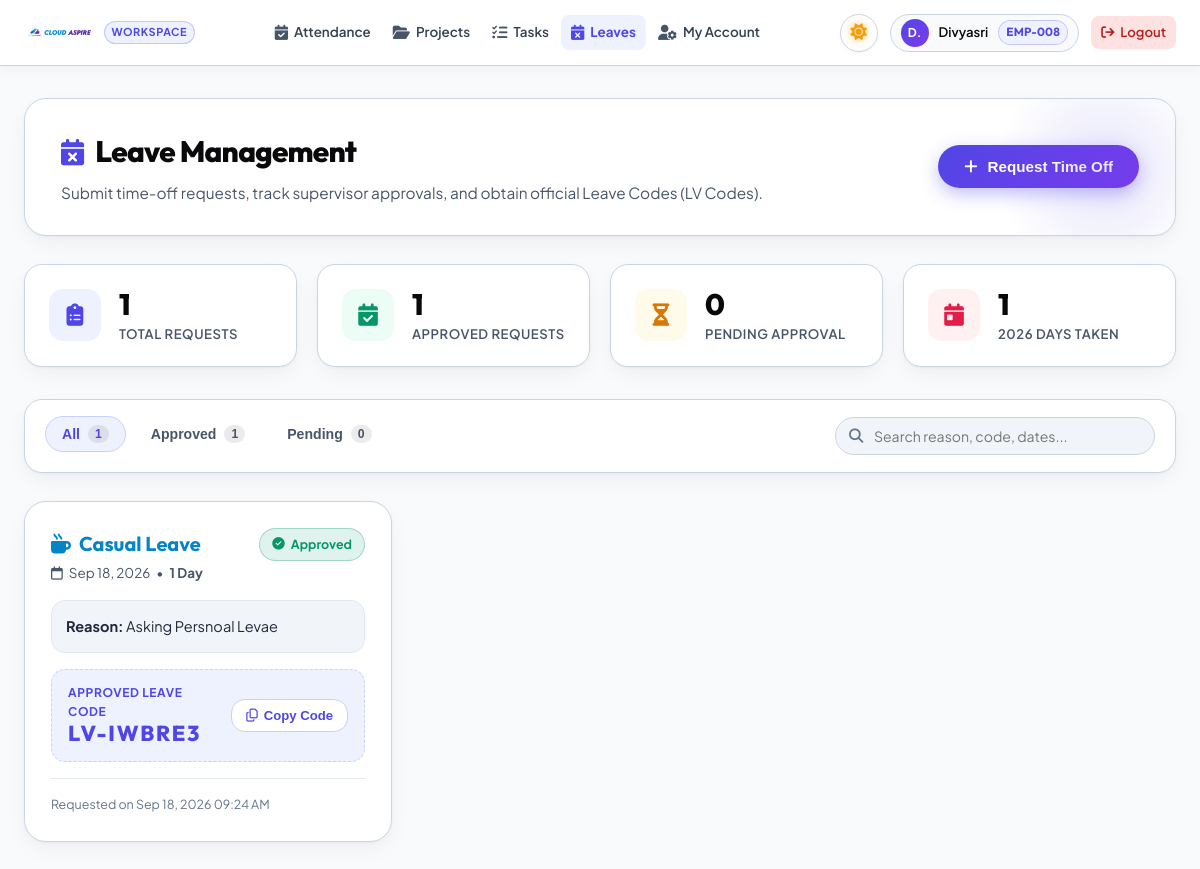
The page /employee_leave.php (signed in) on the database its author committed.
### tables this page shows
CREATE TABLE `site_settings` (
  `id` int(11) NOT NULL AUTO_INCREMENT,
  `site_name` varchar(120) NOT NULL,
  `tagline` varchar(255) DEFAULT NULL,
  `brand_color` varchar(20) DEFAULT '#4f46e5',
  `support_email` varchar(255) DEFAULT NULL,
  `support_phone` varchar(50) DEFAULT NULL,
  `logo` varchar(255) DEFAULT NULL,
  `favicon` varchar(255) DEFAULT NULL,
  `smtp_host` varchar(255) DEFAULT NULL,
  `smtp_port` smallint(5) unsigned NOT NULL DEFAULT 587,
  `smtp_encryption` varchar(10) NOT NULL DEFAULT 'tls',
  `smtp_username` varchar(255) DEFAULT NULL,
  `smtp_password` text DEFAULT NULL,
  `smtp_from_email` varchar(255) DEFAULT NULL,
  `smtp_from_name` varchar(120) DEFAULT NULL,
  `is_active` tinyint(1) NOT NULL DEFAULT 1,
  `created_at` timestamp NOT NULL DEFAULT current_timestamp(),
  `updated_at` timestamp NOT NULL DEFAULT current_timestamp() ON UPDATE current_timestamp(),
  `office_name` varchar(150) NOT NULL DEFAULT 'Cloud Aspire Headquarters',
  `office_address` varchar(255) DEFAULT NULL,
  `office_latitude` decimal(10,8) DEFAULT 11.94160000,
  `office_longitude` decimal(11,8) DEFAULT 79.80830000,
  `office_radius_meters` int(11) NOT NULL DEFAULT 100,
  `location_attendance_enabled` tinyint(1) NOT NULL DEFAULT 1,
  `wfh_early_window_minutes` int(11) NOT NULL DEFAULT 15,
  `wfh_grace_period_minutes` int(11) NOT NULL DEFAULT 15,
  `wfh_late_threshold_minutes` int(11) NOT NULL DEFAULT 30,
  `wfh_auto_reschedule_allowed` tinyint(1) NOT NULL DEFAULT 0,
  PRIMARY KEY (`id`)
);

CREATE TABLE `leave_requests` (
  `id` int(11) NOT NULL AUTO_INCREMENT,
  `employee_id` int(11) NOT NULL,
  `leave_type` enum('annual','sick','casual','early_departure') NOT NULL,
  `start_date` date NOT NULL,
  `end_date` date NOT NULL,
  `days` int(11) NOT NULL,
  `reason` text NOT NULL,
  `early_departure_time` time DEFAULT NULL,
  `status` enum('pending','approved','rejected') DEFAULT 'pending',
  `rejection_reason` text DEFAULT NULL,
  `approved_by` int(11) DEFAULT NULL,
  `approved_at` datetime DEFAULT NULL,
  `leave_code` varchar(20) DEFAULT NULL,
  `created_at` timestamp NOT NULL DEFAULT current_timestamp(),
  PRIMARY KEY (`id`),
  KEY `employee_id` (`employee_id`),
  CONSTRAINT `leave_requests_ibfk_1` FOREIGN KEY (`employee_id`) REFERENCES `employees` (`id`) ON DELETE CASCADE
);

### employee_leave.php (the view, shortened to what the rows shown need)
<?php
require_once 'app/Mailer.php';
$employee_id   = (int)($_SESSION['employee_id'] ?? 0);
$leaveTypes = [
    'casual' => [
        'label' => 'Casual Leave',
        'desc'  => 'Short personal time off or family commitments',
        'icon'  => 'fa-mug-hot',
        'color' => '#0284c7',
        'bg'    => 'rgba(2, 132, 199, 0.1)',
        'border'=> 'rgba(2, 132, 199, 0.25)'
    ],
    'sick' => [
        'label' => 'Sick Leave',
        'desc'  => 'Medical recovery, health consultations or illness',
        'icon'  => 'fa-heart-pulse',
        'color' => '#e11d48',
        'bg'    => 'rgba(225, 29, 72, 0.1)',
        'border'=> 'rgba(225, 29, 72, 0.25)'
    ],
    'annual' => [
        'label' => 'Annual Leave',
        'desc'  => 'Earned planned vacations and prolonged rest',
        'icon'  => 'fa-umbrella-beach',
        'color' => '#059669',
        'bg'    => 'rgba(5, 150, 105, 0.1)',
        'border'=> 'rgba(5, 150, 105, 0.25)'
    ],
    'early_departure' => [
        'label' => 'Early Departure / Half Day',
        'desc'  => 'Leaving shift early or arriving late for urgent appointments',
        'icon'  => 'fa-person-walking-arrow-right',
        'color' => '#d97706',
        'bg'    => 'rgba(217, 119, 6, 0.1)',
        'border'=> 'rgba(217, 119, 6, 0.25)'
    ]
];
$statuses = [
    'pending' => [
        'label' => 'Pending Review',
        'icon'  => 'fa-hourglass-half',
        'color' => '#d97706',
        'bg'    => 'rgba(217, 119, 6, 0.12)',
        'border'=> 'rgba(217, 119, 6, 0.3)'
    ],
    'approved' => [
        'label' => 'Approved',
        'icon'  => 'fa-circle-check',
        'color' => '#059669',
        'bg'    => 'rgba(5, 150, 105, 0.12)',
        'border'=> 'rgba(5, 150, 105, 0.3)'
    ],
    'rejected' => [
        'label' => 'Rejected',
        'icon'  => 'fa-circle-xmark',
        'color' => '#e11d48',
        'bg'    => 'rgba(225, 29, 72, 0.12)',
        'border'=> 'rgba(225, 29, 72, 0.3)'
    ]
];
$leaves = [];
try {
    $stmt = $pdo->prepare("SELECT * FROM leave_requests WHERE employee_id = ? ORDER BY created_at DESC, id DESC");
    $stmt->execute([$employee_id]);
    $leaves = $stmt->fetchAll(PDO::FETCH_ASSOC);
} catch (PDOException $e) {
    error_log("Fetch employee leaves error: " . $e->getMessage());
    $leaves = [];
}
?>
<!DOCTYPE html>
<html lang="en">
<head>
    <link rel="stylesheet" href="https://cdnjs.cloudflare.com/ajax/libs/font-awesome/6.5.1/css/all.min.css">
    <link rel="stylesheet" href="/assets/css/theme.css">
</head>
<body>
    <?php include 'employee_header.php'; ?>
    <main class="hub-container">
        <section class="hero-banner">
            <div>
                <h1 class="hero-title">
                    <i class="fas fa-calendar-xmark"></i>
                    Leave Management
                </h1>
            </div>
        </section>
        <?php if (empty($leaves)): ?>
            <div class="empty-state-box">
                <div class="empty-icon-wrap" style="width: 80px; height: 80px; background: var(--lve-brand-light); color: var(--lve-brand); border-radius: 50%; display: flex; align-items: center; justify-content: center; font-size: 2.2rem; margin: 0 auto 20px;">
                    <i class="fas fa-calendar-plus"></i>
                </div>
                <h3 style="font-family: 'Outfit', sans-serif; font-size: 1.4rem; font-weight: 700; color: var(--lve-text); margin: 0 0 8px;">No Leave Requests Filed</h3>
                <p style="font-size: 0.94rem; color: var(--lve-muted); margin: 0 0 24px; line-height: 1.5;">
                    You haven't requested any time off yet. Submit a request to obtain your supervisor's approval and official LV Code.
                </p>
                <button class="btn-submit-hero" onclick="openLeaveModal()">
                    <i class="fas fa-plus"></i>
                    Request Time Off
                </button>
            </div>
        <?php else: ?>
            <div class="leaves-grid" id="leavesContainer">
                <?php foreach ($leaves as $leave):
                    $lId      = (int)$leave['id'];
                    $typeKey  = $leave['leave_type'] ?? 'casual';
                    $tCfg     = $leaveTypes[$typeKey] ?? $leaveTypes['casual'];
                    $stKey    = $leave['status'] ?? 'pending';
                    $sCfg     = $statuses[$stKey] ?? $statuses['pending'];
                    $startDateFmt = date('M d, Y', strtotime($leave['start_date']));
                    $endDateFmt   = date('M d, Y', strtotime($leave['end_date']));
                    $isSameDay    = ($leave['start_date'] === $leave['end_date']);
                    $dateRangeStr = $isSameDay ? $startDateFmt : ($startDateFmt . ' — ' . $endDateFmt);
                    $daysCount    = (int)($leave['days'] ?? 1);
                ?>
                    <article class="leave-card"
                             data-id="<?php echo $lId; ?>"
                             data-status="<?php echo htmlspecialchars($stKey); ?>"
                             data-type="<?php echo htmlspecialchars($typeKey); ?>"
                             data-search="<?php echo htmlspecialchars(strtolower($tCfg['label'] . ' ' . $leave['reason'] . ' ' . ($leave['leave_code'] ?? '') . ' ' . $dateRangeStr)); ?>">
                        <div class="card-top-row">
                            <div>
                                <h3 class="leave-type-title" style="color: <?php echo $tCfg['color']; ?>;">
                                    <i class="fas <?php echo $tCfg['icon']; ?>"></i>
                                    <?php echo htmlspecialchars($tCfg['label']); ?>
                                </h3>
                                <div class="leave-dates-meta">
                                    <i class="far fa-calendar"></i>
                                    <span><?php echo $dateRangeStr; ?></span>
                                    <span>&bull;</span>
                                    <strong><?php echo $daysCount; ?> Day<?php echo $daysCount > 1 ? 's' : ''; ?></strong>
                                </div>
                            </div>
                            <span class="status-pill"
                                  style="color: <?php echo $sCfg['color']; ?>; background: <?php echo $sCfg['bg']; ?>; border-color: <?php echo $sCfg['border']; ?>;">
                                <i class="fas <?php echo $sCfg['icon']; ?>"></i>
                                <?php echo htmlspecialchars($sCfg['label']); ?>
                            </span>
                        </div>
                        <div class="leave-reason-box">
                            <strong>Reason:</strong> <?php echo nl2br(htmlspecialchars($leave['reason'])); ?>
                        </div>
                        <?php if ($stKey === 'approved' && !empty($leave['leave_code'])): ?>
                            <div class="lv-code-card">
                                <div>
                                    <span class="lv-code-label">Approved Leave Code</span>
                                    <div class="lv-code-number"><?php echo htmlspecialchars($leave['leave_code']); ?></div>
                                </div>
                                <button type="button"
                                        class="btn-copy-code"
                                        onclick="copyCodeToClipboard('<?php echo htmlspecialchars($leave['leave_code']); ?>', this)">
                                    <i class="far fa-copy"></i> Copy Code
                                </button>
                            </div>
                        <?php endif; ?>
                        <div class="card-footer">
                            <span class="submission-time">
                                Requested on <?php echo date('M d, Y h:i A', strtotime($leave['created_at'])); ?>
                            </span>
                        </div>
                    </article>
                <?php endforeach; ?>
            </div>
        <?php endif; ?>
    </main>
</body>
</html>

### employee_header.php (shortened to what the rows shown need)
<?php
$activeSiteSettings = null;
if (isset($pdo) && $pdo instanceof PDO) {
    try {
        $stmt = $pdo->query("SELECT site_name, logo, favicon FROM site_settings WHERE is_active = 1 ORDER BY updated_at DESC LIMIT 1");
        $activeSiteSettings = $stmt->fetch();
    } catch (PDOException $e) {}
}
$brandLogo = !empty($activeSiteSettings['logo']) ? 'assets/uploads/site/' . rawurlencode($activeSiteSettings['logo']) : null;
$siteName  = !empty($activeSiteSettings['site_name']) ? $activeSiteSettings['site_name'] : 'Cloud Aspire';
?>
<nav class="emp-navbar" role="navigation" aria-label="Employee portal navigation">
    <div class="emp-nav-container">
        <a href="employee_dashboard" class="emp-nav-brand" aria-label="<?php echo htmlspecialchars($siteName); ?> Dashboard">
            <?php if ($brandLogo): ?>
                <img src="<?php echo htmlspecialchars($brandLogo); ?>" alt="<?php echo htmlspecialchars($siteName); ?> logo">
            <?php endif; ?>
            <span class="emp-nav-badge">Workspace</span>
        </a>
    </div>
</nav>

### rows shown on the page
site_settings: logo (picture)
leave_requests: leave_type "Casual Leave", dateRangeStr "Sep 18, 2026", days "1", status "Approved", reason "Asking Persnoal Levae", leave_code "LV-IWBRE3", created_at "Sep 18, 2026 09:24 AM"

### other values the page prints
$item['label'] "Attendance"
$item['label'] "Projects"
$item['label'] "Tasks"
$item['label'] "Leaves"
$item['label'] "My Account"
$initials ?: 'EM' "D."
explode(' ', trim($empName))[0] "Divyasri"
$_SESSION['employee_code'] "EMP-008"
$stats['total'] "1"
$stats['approved'] "1"
$stats['pending'] "0"
$stats['approved_days'] "1"
